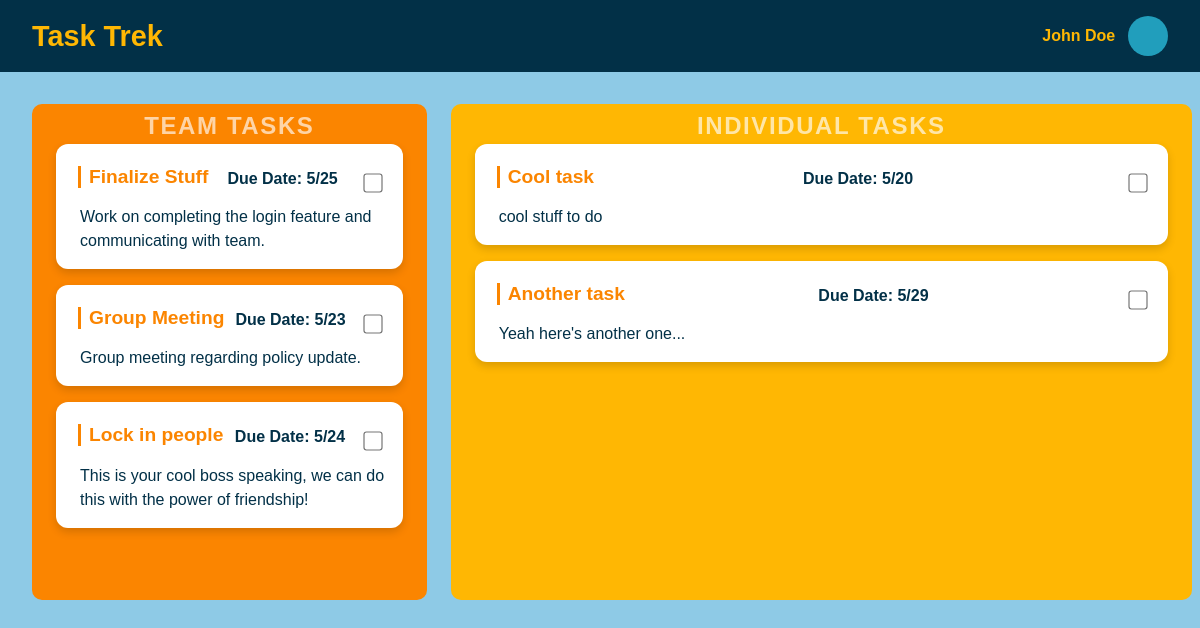
Before: /user/1/ with the older database file.
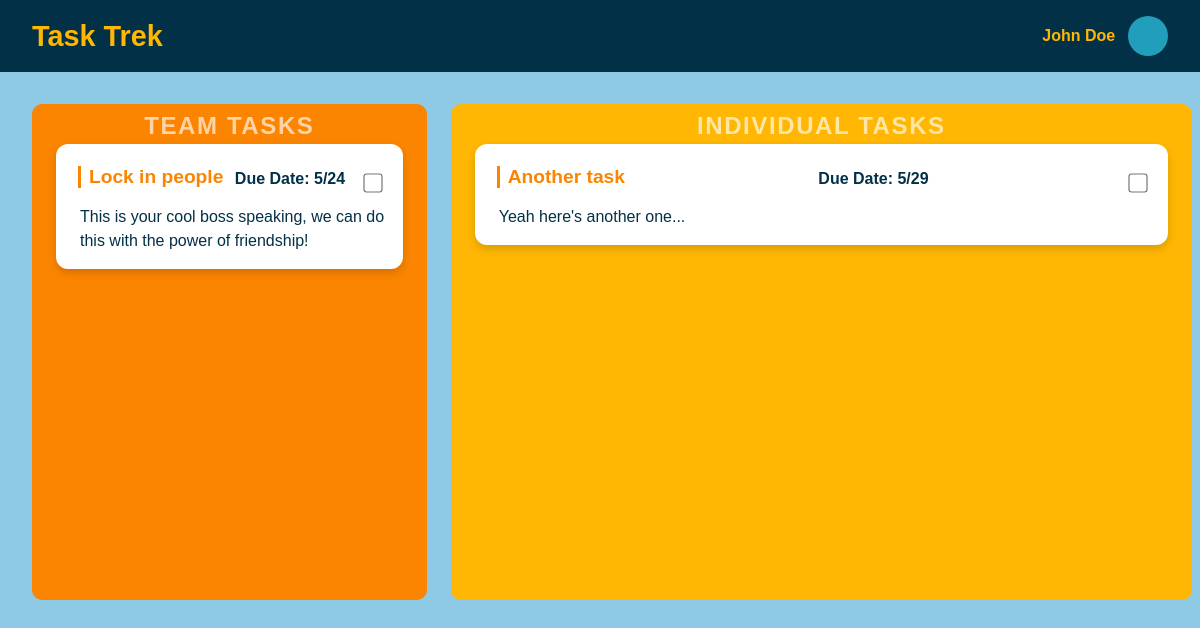
After: the same page with the newer database file.
### tasktrek/models.py (models this page shows, shortened)
class Employee(models.Model):
    id = models.AutoField(primary_key=True)
    name = models.CharField(max_length = 64)
    is_admin = models.BooleanField(default=False)
    tasks = models.CharField(max_length = 64)
    username = models.CharField(max_length = 64, default="nousername")
    password = models.IntegerField(default = 11111)

class Task(models.Model):
    id = models.AutoField(primary_key = True)
    name = models.CharField(max_length = 32, default="...")
    description = models.CharField(max_length = 100)
    due_date = models.CharField(default = "")
    is_complete = models.CharField(default = "False")
    is_team = models.CharField(default="False")
    def __str__(self):
        return f"{self.id}~{self.name}~{self.description}~{self.due_date}~{self.is_complete}~{self.is_team}"

### tasktrek/views.py (the view, shortened to what this page needs)
# urls.py: path('user/<int:employee_id>/', views.user, name="user"),
def user(request, employee_id):
    dataConnector = sqlite3.connect('db.sqlite3')
    cursor = dataConnector.cursor()
    cursor.execute("SELECT * FROM tasktrek_task WHERE is_team = ?", ["True"])
    group_tasks = cursor.fetchall()
    print("Look at my group tasks")
    print(group_tasks)
    print(type(group_tasks))
    clean_group_tasks = []
    for group_task in group_tasks:
        gt_entry = {}
        print(type(group_task))
        gt_entry['id'] = group_task[0]
        gt_entry['name'] = group_task[3]
        gt_entry['description'] = group_task[1]
        gt_entry['due_date'] = group_task[2]
        clean_group_tasks.append(gt_entry)
    print(clean_group_tasks)
    print("Look at my employee id")
    print(employee_id)
    cursor.execute("SELECT * FROM tasktrek_employee WHERE id = ?", [employee_id])
    employee_data = cursor.fetchone()
    print("Look at my employee data")
    print(employee_data)
    employee_tasks = employee_data[3]
    print("Look at my employees tasks...")
    print(employee_tasks)
    print(type(employee_tasks))
    if employee_tasks != "":
        clean_employee_tasks = employee_tasks.split(",")
        print("Look at my REAL employee tasks...")
        print(clean_employee_tasks)
        task_list = Task.objects.all()
        clean_task_list = []
        for task in task_list:
            copy_task = str(task)
            clean_task_list.append(copy_task.split("~"))
        print("Cleaned up task list")
        print(clean_task_list)
        task_array = []
        for a_task_id in clean_employee_tasks:
            for a_task in clean_task_list:
                if a_task_id == a_task[0]:
                    task_array.append(Task.objects.get(id=a_task_id))
        print("All tasks compiled!!!")
        print(type(task_array[0]))
        context = {
            'tasks' : task_array,
            'name' : employee_data[1],
            'group_tasks': clean_group_tasks
        }
        return render(request, "user.html", context)

### tasktrek/templates/user.html (shortened to what this page needs)
<!DOCTYPE html>
<html lang="en">
<head>
    {% load static %}
    <link rel="stylesheet" href="{% static 'css/styles.css' %}">
</head>
<body>
    <div class="header-bar">
        <h1>Task Trek</h1>
        <div class="user-info">
            <span class="user-name">{{name}}</span>
            <div class="profile-picture"></div>
        </div>
    </div>
    <div class="tasks-container">
        <div class="team-tasks">
            <div class="background-label">Team Tasks</div>
            {% if group_tasks == "" %}
            {% else %}
            {% for task in group_tasks %}
                <div class="task-card">
                    <div class="task-header">
                        <h3>{{ task.name }}</h3>
                        <p class="task-due-date"><strong>Due Date:</strong> {{ task.due_date }}</p>
                        <input type="checkbox" class="task-checkbox" {% if task.completed %}checked{% endif %}>
                    </div>
                    <p>{{ task.description }}</p>
                </div>
            {% endfor %}
            {% endif %}
        </div>
        <div class="individual-tasks">
            <div class="background-label">Individual Tasks</div>
            {% if tasks == "" %}
            {% else %}
            {% for task in tasks %}
                {% if task.is_team == 'False' %}
                <div class="task-card">
                    <div class="task-header">
                        <h3>{{ task.name }}</h3>
                        <p class="task-due-date"><strong>Due Date:</strong> {{ task.due_date }}</p>
                        <input data-taskid={{task.id}}  type="checkbox" class="task-checkbox" {% if task.completed %}checked{% endif %}>
                    </div>
                    <p>{{ task.description }}</p>
                </div>
                {% endif %}
            {% endfor %}
            {% endif %}
        </div>
    </div>
</body>
</html>

### tasktrek/static/css/styles.css (style rules this page uses)
* { margin: 0; padding: 0; box-sizing: border-box; }
body { font-family: 'Arial', sans-serif; background-color: #8ecae6; color: white; padding: 0; }
.header-bar { background-color: #023047; padding: 1rem 2rem; display: flex; align-items: center; justify-content: space-between; color: white; }
.header-bar h1 { font-size: 1.8rem; font-weight: bold; color: #ffb703; }
.user-info { display: flex; align-items: center; }
.user-info .profile-picture { width: 40px; height: 40px; border-radius: 50%; background-color: #219ebc; margin-left: 0.8rem; }
.user-info .user-name { font-size: 1rem; font-weight: bold; color: #ffb703; }
.tasks-container { display: flex; padding: 2rem; gap: 1.5rem; }
.team-tasks { flex: 1; background-color: #fb8500; border-radius: 10px; padding: 1.5rem; position: relative; }
.individual-tasks { flex: 2; background-color: #ffb703; border-radius: 10px; padding: 1.5rem; position: relative; }
.background-label { position: absolute; top: 0.5rem; left: 50%; transform: translateX(-50%); font-size: 1.5rem; color: rgba(255, 255, 255, 0.65); text-transform: uppercase; font-weight: bold; letter-spacing: 0.1rem; }
.task-card { margin: 1rem 0; padding: 1rem; background: white; border-radius: 12px; box-shadow: 0 4px 8px rgba(0, 0, 0, 0.15); color: #023047; transition: transform 0.3s ease, box-shadow 0.3s ease; }
.task-card h3 { font-size: 1.2rem; margin-bottom: 0.7rem; padding-left: 0.5rem; border-left: 3px solid #fb8500; color: #fb8500; }
.task-card p { font-size: 1rem; padding-left: 0.5rem; margin-top: 0; color: #023047; line-height: 1.5; text-align: start; }
.tasks-container { display: flex; gap: 1.5rem; height: 70vh; overflow-y: auto; padding-right: 0.5rem; }
.task-header { display: flex; align-items: center; justify-content: space-between; padding: 0.375rem; }
.task-checkbox { width: 16px; height: 16px; margin-left: 1rem; transform: scale(1.2); cursor: pointer; accent-color: #fb8500; }
.task-card h3 { text-decoration: none; }
.task-due-date { font-size: 0.9rem; color: #555; margin-top: 0.5rem; margin-bottom: 0.5rem; font-weight: bold; }

Changed rows visible on the page:
no longer on this page (row edited): Task: name "Finalize Stuff", due_date "5/25", description "Work on completing the login feature and communicating with team.", shown under "Task Trek"
no longer on this page (row edited): Task: name "Group Meeting", due_date "5/23", description "Group meeting regarding policy update.", shown under "Task Trek"
no longer on this page (row edited): Task: name "Cool task", due_date "5/20", description "cool stuff to do"
